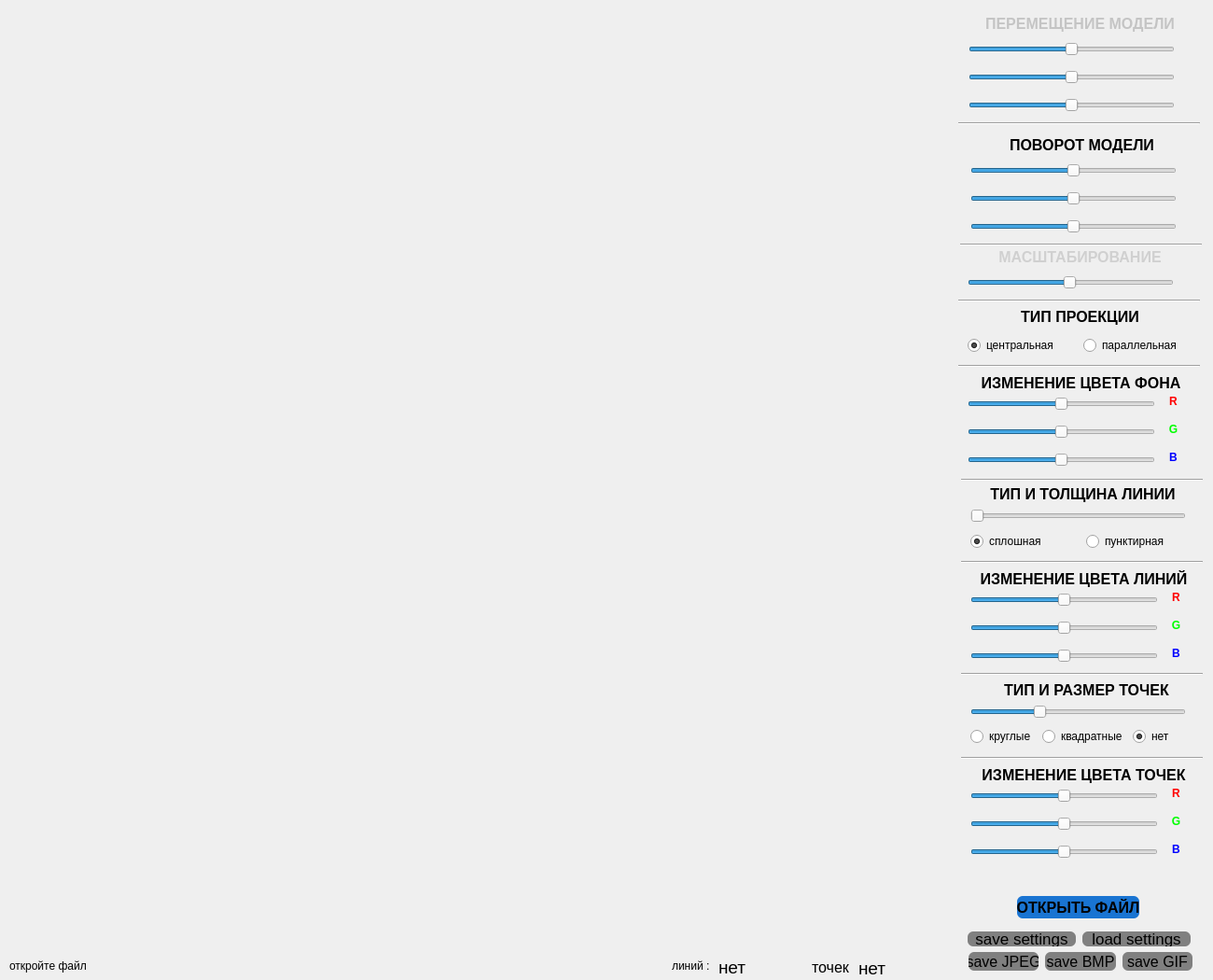
<?xml version="1.0" encoding="UTF-8"?>
<ui version="4.0">
 <class>Viewer</class>
 <widget class="QMainWindow" name="Viewer">
  <property name="geometry">
   <rect>
    <x>0</x>
    <y>0</y>
    <width>1300</width>
    <height>1050</height>
   </rect>
  </property>
  <property name="minimumSize">
   <size>
    <width>1300</width>
    <height>1050</height>
   </size>
  </property>
  <property name="maximumSize">
   <size>
    <width>1300</width>
    <height>1050</height>
   </size>
  </property>
  <property name="font">
   <font>
    <bold>false</bold>
   </font>
  </property>
  <property name="mouseTracking">
   <bool>false</bool>
  </property>
  <property name="windowTitle">
   <string>3DViewer 2.0</string>
  </property>
  <property name="styleSheet">
   <string notr="true"/>
  </property>
  <widget class="QWidget" name="centralwidget">
   <widget class="MyOpenGLWidget" name="widget" native="true">
    <property name="geometry">
     <rect>
      <x>10</x>
      <y>10</y>
      <width>1010</width>
      <height>1010</height>
     </rect>
    </property>
    <property name="sizePolicy">
     <sizepolicy hsizetype="Preferred" vsizetype="Preferred">
      <horstretch>0</horstretch>
      <verstretch>0</verstretch>
     </sizepolicy>
    </property>
   </widget>
   <widget class="QSlider" name="horizontalSlider_MoveX">
    <property name="geometry">
     <rect>
      <x>1038</x>
      <y>40</y>
      <width>221</width>
      <height>25</height>
     </rect>
    </property>
    <property name="minimum">
     <number>0</number>
    </property>
    <property name="maximum">
     <number>100</number>
    </property>
    <property name="singleStep">
     <number>5</number>
    </property>
    <property name="value">
     <number>50</number>
    </property>
    <property name="orientation">
     <enum>Qt::Horizontal</enum>
    </property>
   </widget>
   <widget class="QSlider" name="horizontalSlider_MoveY">
    <property name="geometry">
     <rect>
      <x>1038</x>
      <y>70</y>
      <width>221</width>
      <height>25</height>
     </rect>
    </property>
    <property name="maximum">
     <number>100</number>
    </property>
    <property name="value">
     <number>50</number>
    </property>
    <property name="orientation">
     <enum>Qt::Horizontal</enum>
    </property>
   </widget>
   <widget class="QSlider" name="horizontalSlider_RotateX">
    <property name="geometry">
     <rect>
      <x>1040</x>
      <y>170</y>
      <width>221</width>
      <height>25</height>
     </rect>
    </property>
    <property name="maximum">
     <number>360</number>
    </property>
    <property name="singleStep">
     <number>5</number>
    </property>
    <property name="value">
     <number>180</number>
    </property>
    <property name="orientation">
     <enum>Qt::Horizontal</enum>
    </property>
   </widget>
   <widget class="QSlider" name="horizontalSlider_MoveZ">
    <property name="geometry">
     <rect>
      <x>1038</x>
      <y>100</y>
      <width>221</width>
      <height>25</height>
     </rect>
    </property>
    <property name="maximum">
     <number>100</number>
    </property>
    <property name="singleStep">
     <number>5</number>
    </property>
    <property name="value">
     <number>50</number>
    </property>
    <property name="orientation">
     <enum>Qt::Horizontal</enum>
    </property>
   </widget>
   <widget class="QSlider" name="horizontalSlider_RotateZ">
    <property name="geometry">
     <rect>
      <x>1040</x>
      <y>230</y>
      <width>221</width>
      <height>25</height>
     </rect>
    </property>
    <property name="maximum">
     <number>360</number>
    </property>
    <property name="singleStep">
     <number>5</number>
    </property>
    <property name="value">
     <number>180</number>
    </property>
    <property name="orientation">
     <enum>Qt::Horizontal</enum>
    </property>
   </widget>
   <widget class="QSlider" name="horizontalSlider_RotateY">
    <property name="geometry">
     <rect>
      <x>1040</x>
      <y>200</y>
      <width>221</width>
      <height>25</height>
     </rect>
    </property>
    <property name="maximum">
     <number>360</number>
    </property>
    <property name="singleStep">
     <number>5</number>
    </property>
    <property name="value">
     <number>180</number>
    </property>
    <property name="orientation">
     <enum>Qt::Horizontal</enum>
    </property>
   </widget>
   <widget class="QSlider" name="horizontalSlider_Scale">
    <property name="geometry">
     <rect>
      <x>1037</x>
      <y>290</y>
      <width>221</width>
      <height>25</height>
     </rect>
    </property>
    <property name="minimum">
     <number>1</number>
    </property>
    <property name="maximum">
     <number>200</number>
    </property>
    <property name="singleStep">
     <number>1</number>
    </property>
    <property name="pageStep">
     <number>10</number>
    </property>
    <property name="value">
     <number>100</number>
    </property>
    <property name="sliderPosition">
     <number>100</number>
    </property>
    <property name="orientation">
     <enum>Qt::Horizontal</enum>
    </property>
   </widget>
   <widget class="QLabel" name="label_Move">
    <property name="geometry">
     <rect>
      <x>1037</x>
      <y>10</y>
      <width>241</width>
      <height>31</height>
     </rect>
    </property>
    <property name="text">
     <string>&lt;html&gt;&lt;head/&gt;&lt;body&gt;&lt;p align=&quot;center&quot;&gt;&lt;span style=&quot; font-size:12pt; font-weight:700; color:#c4c4c4;&quot;&gt;ПЕРЕМЕЩЕНИЕ МОДЕЛИ&lt;/span&gt;&lt;/p&gt;&lt;/body&gt;&lt;/html&gt;</string>
    </property>
   </widget>
   <widget class="QLabel" name="label_Rotate">
    <property name="geometry">
     <rect>
      <x>1039</x>
      <y>140</y>
      <width>241</width>
      <height>31</height>
     </rect>
    </property>
    <property name="text">
     <string>&lt;html&gt;&lt;head/&gt;&lt;body&gt;&lt;p align=&quot;center&quot;&gt;&lt;span style=&quot; font-size:12pt; font-weight:700;&quot;&gt;ПОВОРОТ МОДЕЛИ&lt;/span&gt;&lt;/p&gt;&lt;/body&gt;&lt;/html&gt;</string>
    </property>
   </widget>
   <widget class="QLabel" name="label_Scale">
    <property name="geometry">
     <rect>
      <x>1037</x>
      <y>260</y>
      <width>241</width>
      <height>31</height>
     </rect>
    </property>
    <property name="text">
     <string>&lt;html&gt;&lt;head/&gt;&lt;body&gt;&lt;p align=&quot;center&quot;&gt;&lt;span style=&quot; font-size:12pt; font-weight:700; color:#d0d0d0;&quot;&gt;МАСШТАБИРОВАНИЕ&lt;/span&gt;&lt;/p&gt;&lt;/body&gt;&lt;/html&gt;</string>
    </property>
   </widget>
   <widget class="QLabel" name="label_Scale_2">
    <property name="geometry">
     <rect>
      <x>1038</x>
      <y>395</y>
      <width>241</width>
      <height>31</height>
     </rect>
    </property>
    <property name="text">
     <string>&lt;html&gt;&lt;head/&gt;&lt;body&gt;&lt;p align=&quot;center&quot;&gt;&lt;span style=&quot; font-size:12pt; font-weight:700;&quot;&gt;ИЗМЕНЕНИЕ ЦВЕТА ФОНА&lt;/span&gt;&lt;/p&gt;&lt;/body&gt;&lt;/html&gt;</string>
    </property>
   </widget>
   <widget class="QLabel" name="label_Scale_3">
    <property name="geometry">
     <rect>
      <x>1247</x>
      <y>420</y>
      <width>21</width>
      <height>21</height>
     </rect>
    </property>
    <property name="styleSheet">
     <string notr="true">color: rgb(255, 0, 0);</string>
    </property>
    <property name="text">
     <string>&lt;html&gt;&lt;head/&gt;&lt;body&gt;&lt;p align=&quot;center&quot;&gt;&lt;span style=&quot; font-weight:700;&quot;&gt;R&lt;/span&gt;&lt;/p&gt;&lt;/body&gt;&lt;/html&gt;</string>
    </property>
   </widget>
   <widget class="QLabel" name="label_Scale_4">
    <property name="geometry">
     <rect>
      <x>1247</x>
      <y>450</y>
      <width>21</width>
      <height>21</height>
     </rect>
    </property>
    <property name="styleSheet">
     <string notr="true">color: rgb(0, 255, 0);</string>
    </property>
    <property name="text">
     <string>&lt;html&gt;&lt;head/&gt;&lt;body&gt;&lt;p align=&quot;center&quot;&gt;&lt;span style=&quot; font-weight:700;&quot;&gt;G&lt;/span&gt;&lt;/p&gt;&lt;/body&gt;&lt;/html&gt;</string>
    </property>
   </widget>
   <widget class="QLabel" name="label_Scale_5">
    <property name="geometry">
     <rect>
      <x>1247</x>
      <y>480</y>
      <width>21</width>
      <height>21</height>
     </rect>
    </property>
    <property name="styleSheet">
     <string notr="true">color: rgb(0, 0, 255);</string>
    </property>
    <property name="text">
     <string>&lt;html&gt;&lt;head/&gt;&lt;body&gt;&lt;p align=&quot;center&quot;&gt;&lt;span style=&quot; font-weight:700;&quot;&gt;B&lt;/span&gt;&lt;/p&gt;&lt;/body&gt;&lt;/html&gt;</string>
    </property>
   </widget>
   <widget class="Line" name="line_4">
    <property name="geometry">
     <rect>
      <x>1027</x>
      <y>130</y>
      <width>259</width>
      <height>5</height>
     </rect>
    </property>
    <property name="orientation">
     <enum>Qt::Horizontal</enum>
    </property>
   </widget>
   <widget class="Line" name="line_5">
    <property name="geometry">
     <rect>
      <x>1029</x>
      <y>260</y>
      <width>259</width>
      <height>5</height>
     </rect>
    </property>
    <property name="orientation">
     <enum>Qt::Horizontal</enum>
    </property>
   </widget>
   <widget class="Line" name="line_6">
    <property name="geometry">
     <rect>
      <x>1027</x>
      <y>320</y>
      <width>259</width>
      <height>5</height>
     </rect>
    </property>
    <property name="orientation">
     <enum>Qt::Horizontal</enum>
    </property>
   </widget>
   <widget class="Line" name="line_10">
    <property name="geometry">
     <rect>
      <x>1027</x>
      <y>390</y>
      <width>259</width>
      <height>5</height>
     </rect>
    </property>
    <property name="minimumSize">
     <size>
      <width>259</width>
      <height>0</height>
     </size>
    </property>
    <property name="orientation">
     <enum>Qt::Horizontal</enum>
    </property>
   </widget>
   <widget class="QPushButton" name="pushButton_File">
    <property name="geometry">
     <rect>
      <x>1090</x>
      <y>960</y>
      <width>131</width>
      <height>24</height>
     </rect>
    </property>
    <property name="font">
     <font>
      <pointsize>12</pointsize>
      <bold>true</bold>
     </font>
    </property>
    <property name="styleSheet">
     <string notr="true">QPushButton {
	background: rgb(25, 116, 210);
	
	border-radius: 6px;
}</string>
    </property>
    <property name="text">
     <string>ОТКРЫТЬ ФАЙЛ</string>
    </property>
   </widget>
   <widget class="QLabel" name="label_2">
    <property name="geometry">
     <rect>
      <x>1037</x>
      <y>330</y>
      <width>241</width>
      <height>20</height>
     </rect>
    </property>
    <property name="text">
     <string>&lt;html&gt;&lt;head/&gt;&lt;body&gt;&lt;p align=&quot;center&quot;&gt;&lt;span style=&quot; font-size:12pt; font-weight:700;&quot;&gt;ТИП ПРОЕКЦИИ&lt;/span&gt;&lt;/p&gt;&lt;/body&gt;&lt;/html&gt;</string>
    </property>
    <property name="alignment">
     <set>Qt::AlignCenter</set>
    </property>
   </widget>
   <widget class="QLabel" name="label_3">
    <property name="geometry">
     <rect>
      <x>1040</x>
      <y>520</y>
      <width>241</width>
      <height>20</height>
     </rect>
    </property>
    <property name="text">
     <string>&lt;html&gt;&lt;head/&gt;&lt;body&gt;&lt;p align=&quot;center&quot;&gt;&lt;span style=&quot; font-size:12pt; font-weight:700;&quot;&gt;ТИП И ТОЛЩИНА ЛИНИИ&lt;/span&gt;&lt;/p&gt;&lt;/body&gt;&lt;/html&gt;</string>
    </property>
    <property name="alignment">
     <set>Qt::AlignCenter</set>
    </property>
   </widget>
   <widget class="QLabel" name="label_5">
    <property name="geometry">
     <rect>
      <x>1044</x>
      <y>730</y>
      <width>241</width>
      <height>20</height>
     </rect>
    </property>
    <property name="text">
     <string>&lt;html&gt;&lt;head/&gt;&lt;body&gt;&lt;p align=&quot;center&quot;&gt;&lt;span style=&quot; font-size:12pt; font-weight:700;&quot;&gt;ТИП И РАЗМЕР ТОЧЕК&lt;/span&gt;&lt;/p&gt;&lt;/body&gt;&lt;/html&gt;</string>
    </property>
    <property name="alignment">
     <set>Qt::AlignCenter</set>
    </property>
   </widget>
   <widget class="Line" name="line_14">
    <property name="geometry">
     <rect>
      <x>1030</x>
      <y>512</y>
      <width>259</width>
      <height>5</height>
     </rect>
    </property>
    <property name="minimumSize">
     <size>
      <width>259</width>
      <height>0</height>
     </size>
    </property>
    <property name="orientation">
     <enum>Qt::Horizontal</enum>
    </property>
   </widget>
   <widget class="Line" name="line_16">
    <property name="geometry">
     <rect>
      <x>1030</x>
      <y>720</y>
      <width>259</width>
      <height>5</height>
     </rect>
    </property>
    <property name="minimumSize">
     <size>
      <width>259</width>
      <height>0</height>
     </size>
    </property>
    <property name="orientation">
     <enum>Qt::Horizontal</enum>
    </property>
   </widget>
   <widget class="QWidget" name="layoutWidget">
    <property name="geometry">
     <rect>
      <x>1040</x>
      <y>570</y>
      <width>241</width>
      <height>20</height>
     </rect>
    </property>
    <layout class="QHBoxLayout" name="horizontalLayout_4">
     <item>
      <widget class="QRadioButton" name="radioButton_Line_Solid">
       <property name="text">
        <string>сплошная</string>
       </property>
       <property name="checked">
        <bool>true</bool>
       </property>
      </widget>
     </item>
     <item>
      <widget class="QRadioButton" name="radioButton_LineStipple">
       <property name="sizePolicy">
        <sizepolicy hsizetype="Minimum" vsizetype="Fixed">
         <horstretch>0</horstretch>
         <verstretch>0</verstretch>
        </sizepolicy>
       </property>
       <property name="text">
        <string>пунктирная</string>
       </property>
      </widget>
     </item>
    </layout>
   </widget>
   <widget class="QWidget" name="layoutWidget">
    <property name="geometry">
     <rect>
      <x>1040</x>
      <y>779</y>
      <width>244</width>
      <height>20</height>
     </rect>
    </property>
    <layout class="QHBoxLayout" name="horizontalLayout_5">
     <item>
      <widget class="QRadioButton" name="radioButton_Vert_Crcl">
       <property name="text">
        <string>круглые</string>
       </property>
       <property name="checked">
        <bool>false</bool>
       </property>
      </widget>
     </item>
     <item>
      <widget class="QRadioButton" name="radioButton_Vert_Sqr">
       <property name="text">
        <string>квадратные</string>
       </property>
      </widget>
     </item>
     <item>
      <widget class="QRadioButton" name="radioButton_Vert_No">
       <property name="text">
        <string>нет</string>
       </property>
       <property name="checked">
        <bool>true</bool>
       </property>
      </widget>
     </item>
    </layout>
   </widget>
   <widget class="QWidget" name="layoutWidget">
    <property name="geometry">
     <rect>
      <x>1037</x>
      <y>360</y>
      <width>241</width>
      <height>20</height>
     </rect>
    </property>
    <layout class="QHBoxLayout" name="horizontalLayout_6">
     <item>
      <widget class="QRadioButton" name="radioButton_Central">
       <property name="text">
        <string>центральная</string>
       </property>
       <property name="checked">
        <bool>true</bool>
       </property>
      </widget>
     </item>
     <item>
      <widget class="QRadioButton" name="radioButton_Parallel">
       <property name="text">
        <string>параллельная</string>
       </property>
      </widget>
     </item>
    </layout>
   </widget>
   <widget class="QSlider" name="back_Red">
    <property name="geometry">
     <rect>
      <x>1037</x>
      <y>420</y>
      <width>201</width>
      <height>25</height>
     </rect>
    </property>
    <property name="maximum">
     <number>255</number>
    </property>
    <property name="pageStep">
     <number>5</number>
    </property>
    <property name="value">
     <number>127</number>
    </property>
    <property name="sliderPosition">
     <number>127</number>
    </property>
    <property name="orientation">
     <enum>Qt::Horizontal</enum>
    </property>
   </widget>
   <widget class="QSlider" name="back_Green">
    <property name="geometry">
     <rect>
      <x>1037</x>
      <y>450</y>
      <width>201</width>
      <height>25</height>
     </rect>
    </property>
    <property name="maximum">
     <number>255</number>
    </property>
    <property name="pageStep">
     <number>5</number>
    </property>
    <property name="value">
     <number>127</number>
    </property>
    <property name="sliderPosition">
     <number>127</number>
    </property>
    <property name="orientation">
     <enum>Qt::Horizontal</enum>
    </property>
   </widget>
   <widget class="QSlider" name="back_Blue">
    <property name="geometry">
     <rect>
      <x>1037</x>
      <y>480</y>
      <width>201</width>
      <height>25</height>
     </rect>
    </property>
    <property name="maximum">
     <number>255</number>
    </property>
    <property name="pageStep">
     <number>5</number>
    </property>
    <property name="value">
     <number>127</number>
    </property>
    <property name="sliderPosition">
     <number>127</number>
    </property>
    <property name="orientation">
     <enum>Qt::Horizontal</enum>
    </property>
   </widget>
   <widget class="QSlider" name="horizontalSlider_pxLine">
    <property name="geometry">
     <rect>
      <x>1040</x>
      <y>540</y>
      <width>231</width>
      <height>25</height>
     </rect>
    </property>
    <property name="minimum">
     <number>1</number>
    </property>
    <property name="maximum">
     <number>30</number>
    </property>
    <property name="pageStep">
     <number>5</number>
    </property>
    <property name="sliderPosition">
     <number>1</number>
    </property>
    <property name="orientation">
     <enum>Qt::Horizontal</enum>
    </property>
   </widget>
   <widget class="QSlider" name="horizontalSlider_pxVert">
    <property name="geometry">
     <rect>
      <x>1040</x>
      <y>750</y>
      <width>231</width>
      <height>25</height>
     </rect>
    </property>
    <property name="minimum">
     <number>1</number>
    </property>
    <property name="maximum">
     <number>30</number>
    </property>
    <property name="pageStep">
     <number>5</number>
    </property>
    <property name="sliderPosition">
     <number>10</number>
    </property>
    <property name="orientation">
     <enum>Qt::Horizontal</enum>
    </property>
   </widget>
   <widget class="QPushButton" name="pushButton_jpeg">
    <property name="geometry">
     <rect>
      <x>1038</x>
      <y>1020</y>
      <width>75</width>
      <height>20</height>
     </rect>
    </property>
    <property name="font">
     <font>
      <pointsize>12</pointsize>
      <bold>false</bold>
     </font>
    </property>
    <property name="styleSheet">
     <string notr="true">QPushButton {
	background: gray;
	
	border-radius: 6px;
}</string>
    </property>
    <property name="text">
     <string>save JPEG</string>
    </property>
   </widget>
   <widget class="QPushButton" name="pushButton_bmp">
    <property name="geometry">
     <rect>
      <x>1120</x>
      <y>1020</y>
      <width>76</width>
      <height>20</height>
     </rect>
    </property>
    <property name="font">
     <font>
      <pointsize>12</pointsize>
      <bold>false</bold>
     </font>
    </property>
    <property name="styleSheet">
     <string notr="true">QPushButton {
	background: gray;
	
	border-radius: 6px;
}</string>
    </property>
    <property name="text">
     <string>save BMP</string>
    </property>
   </widget>
   <widget class="QPushButton" name="pushButton_gif">
    <property name="geometry">
     <rect>
      <x>1203</x>
      <y>1020</y>
      <width>75</width>
      <height>20</height>
     </rect>
    </property>
    <property name="font">
     <font>
      <pointsize>12</pointsize>
      <bold>false</bold>
     </font>
    </property>
    <property name="styleSheet">
     <string notr="true">QPushButton {
	background: grey;
	
	border-radius: 6px;
}</string>
    </property>
    <property name="text">
     <string>save GIF</string>
    </property>
   </widget>
   <widget class="QPushButton" name="pushButton_save">
    <property name="geometry">
     <rect>
      <x>1037</x>
      <y>998</y>
      <width>116</width>
      <height>16</height>
     </rect>
    </property>
    <property name="sizePolicy">
     <sizepolicy hsizetype="Fixed" vsizetype="Fixed">
      <horstretch>0</horstretch>
      <verstretch>0</verstretch>
     </sizepolicy>
    </property>
    <property name="font">
     <font>
      <pointsize>13</pointsize>
      <bold>false</bold>
     </font>
    </property>
    <property name="styleSheet">
     <string notr="true">QPushButton {
	background: grey;
	
	border-radius: 6px;
}</string>
    </property>
    <property name="text">
     <string>save settings</string>
    </property>
   </widget>
   <widget class="QPushButton" name="pushButton_load">
    <property name="geometry">
     <rect>
      <x>1160</x>
      <y>998</y>
      <width>116</width>
      <height>16</height>
     </rect>
    </property>
    <property name="sizePolicy">
     <sizepolicy hsizetype="Fixed" vsizetype="Fixed">
      <horstretch>0</horstretch>
      <verstretch>0</verstretch>
     </sizepolicy>
    </property>
    <property name="font">
     <font>
      <pointsize>13</pointsize>
      <bold>false</bold>
     </font>
    </property>
    <property name="styleSheet">
     <string notr="true">QPushButton {
	background: grey;
	
	border-radius: 6px;
}</string>
    </property>
    <property name="text">
     <string>load settings</string>
    </property>
   </widget>
   <widget class="QSlider" name="line_Blue">
    <property name="geometry">
     <rect>
      <x>1040</x>
      <y>690</y>
      <width>201</width>
      <height>25</height>
     </rect>
    </property>
    <property name="maximum">
     <number>255</number>
    </property>
    <property name="pageStep">
     <number>5</number>
    </property>
    <property name="value">
     <number>127</number>
    </property>
    <property name="sliderPosition">
     <number>127</number>
    </property>
    <property name="orientation">
     <enum>Qt::Horizontal</enum>
    </property>
   </widget>
   <widget class="QLabel" name="label_Scale_6">
    <property name="geometry">
     <rect>
      <x>1250</x>
      <y>630</y>
      <width>21</width>
      <height>21</height>
     </rect>
    </property>
    <property name="styleSheet">
     <string notr="true">color: rgb(255, 0, 0);</string>
    </property>
    <property name="text">
     <string>&lt;html&gt;&lt;head/&gt;&lt;body&gt;&lt;p align=&quot;center&quot;&gt;&lt;span style=&quot; font-weight:700;&quot;&gt;R&lt;/span&gt;&lt;/p&gt;&lt;/body&gt;&lt;/html&gt;</string>
    </property>
   </widget>
   <widget class="Line" name="line_11">
    <property name="geometry">
     <rect>
      <x>1030</x>
      <y>600</y>
      <width>259</width>
      <height>5</height>
     </rect>
    </property>
    <property name="minimumSize">
     <size>
      <width>259</width>
      <height>0</height>
     </size>
    </property>
    <property name="orientation">
     <enum>Qt::Horizontal</enum>
    </property>
   </widget>
   <widget class="QSlider" name="line_Green">
    <property name="geometry">
     <rect>
      <x>1040</x>
      <y>660</y>
      <width>201</width>
      <height>25</height>
     </rect>
    </property>
    <property name="maximum">
     <number>255</number>
    </property>
    <property name="pageStep">
     <number>5</number>
    </property>
    <property name="value">
     <number>127</number>
    </property>
    <property name="sliderPosition">
     <number>127</number>
    </property>
    <property name="orientation">
     <enum>Qt::Horizontal</enum>
    </property>
   </widget>
   <widget class="QSlider" name="line_Red">
    <property name="geometry">
     <rect>
      <x>1040</x>
      <y>630</y>
      <width>201</width>
      <height>25</height>
     </rect>
    </property>
    <property name="maximum">
     <number>255</number>
    </property>
    <property name="pageStep">
     <number>5</number>
    </property>
    <property name="value">
     <number>127</number>
    </property>
    <property name="sliderPosition">
     <number>127</number>
    </property>
    <property name="orientation">
     <enum>Qt::Horizontal</enum>
    </property>
   </widget>
   <widget class="QLabel" name="label_Scale_7">
    <property name="geometry">
     <rect>
      <x>1041</x>
      <y>605</y>
      <width>241</width>
      <height>31</height>
     </rect>
    </property>
    <property name="text">
     <string>&lt;html&gt;&lt;head/&gt;&lt;body&gt;&lt;p align=&quot;center&quot;&gt;&lt;span style=&quot; font-size:12pt; font-weight:700;&quot;&gt;ИЗМЕНЕНИЕ ЦВЕТА ЛИНИЙ&lt;/span&gt;&lt;/p&gt;&lt;/body&gt;&lt;/html&gt;</string>
    </property>
   </widget>
   <widget class="QLabel" name="label_Scale_8">
    <property name="geometry">
     <rect>
      <x>1250</x>
      <y>690</y>
      <width>21</width>
      <height>21</height>
     </rect>
    </property>
    <property name="styleSheet">
     <string notr="true">color: rgb(0, 0, 255);</string>
    </property>
    <property name="text">
     <string>&lt;html&gt;&lt;head/&gt;&lt;body&gt;&lt;p align=&quot;center&quot;&gt;&lt;span style=&quot; font-weight:700;&quot;&gt;B&lt;/span&gt;&lt;/p&gt;&lt;/body&gt;&lt;/html&gt;</string>
    </property>
   </widget>
   <widget class="QLabel" name="label_Scale_9">
    <property name="geometry">
     <rect>
      <x>1250</x>
      <y>660</y>
      <width>21</width>
      <height>21</height>
     </rect>
    </property>
    <property name="styleSheet">
     <string notr="true">color: rgb(0, 255, 0);</string>
    </property>
    <property name="text">
     <string>&lt;html&gt;&lt;head/&gt;&lt;body&gt;&lt;p align=&quot;center&quot;&gt;&lt;span style=&quot; font-weight:700;&quot;&gt;G&lt;/span&gt;&lt;/p&gt;&lt;/body&gt;&lt;/html&gt;</string>
    </property>
   </widget>
   <widget class="QLabel" name="label_Scale_10">
    <property name="geometry">
     <rect>
      <x>1250</x>
      <y>870</y>
      <width>21</width>
      <height>21</height>
     </rect>
    </property>
    <property name="styleSheet">
     <string notr="true">color: rgb(0, 255, 0);</string>
    </property>
    <property name="text">
     <string>&lt;html&gt;&lt;head/&gt;&lt;body&gt;&lt;p align=&quot;center&quot;&gt;&lt;span style=&quot; font-weight:700;&quot;&gt;G&lt;/span&gt;&lt;/p&gt;&lt;/body&gt;&lt;/html&gt;</string>
    </property>
   </widget>
   <widget class="QLabel" name="label_Scale_11">
    <property name="geometry">
     <rect>
      <x>1041</x>
      <y>815</y>
      <width>241</width>
      <height>31</height>
     </rect>
    </property>
    <property name="text">
     <string>&lt;html&gt;&lt;head/&gt;&lt;body&gt;&lt;p align=&quot;center&quot;&gt;&lt;span style=&quot; font-size:12pt; font-weight:700;&quot;&gt;ИЗМЕНЕНИЕ ЦВЕТА ТОЧЕК&lt;/span&gt;&lt;/p&gt;&lt;/body&gt;&lt;/html&gt;</string>
    </property>
   </widget>
   <widget class="QSlider" name="point_Green">
    <property name="geometry">
     <rect>
      <x>1040</x>
      <y>870</y>
      <width>201</width>
      <height>25</height>
     </rect>
    </property>
    <property name="maximum">
     <number>255</number>
    </property>
    <property name="pageStep">
     <number>5</number>
    </property>
    <property name="value">
     <number>127</number>
    </property>
    <property name="sliderPosition">
     <number>127</number>
    </property>
    <property name="orientation">
     <enum>Qt::Horizontal</enum>
    </property>
   </widget>
   <widget class="QSlider" name="point_Blue">
    <property name="geometry">
     <rect>
      <x>1040</x>
      <y>900</y>
      <width>201</width>
      <height>25</height>
     </rect>
    </property>
    <property name="maximum">
     <number>255</number>
    </property>
    <property name="pageStep">
     <number>5</number>
    </property>
    <property name="value">
     <number>127</number>
    </property>
    <property name="sliderPosition">
     <number>127</number>
    </property>
    <property name="orientation">
     <enum>Qt::Horizontal</enum>
    </property>
   </widget>
   <widget class="QLabel" name="label_Scale_12">
    <property name="geometry">
     <rect>
      <x>1250</x>
      <y>840</y>
      <width>21</width>
      <height>21</height>
     </rect>
    </property>
    <property name="styleSheet">
     <string notr="true">color: rgb(255, 0, 0);</string>
    </property>
    <property name="text">
     <string>&lt;html&gt;&lt;head/&gt;&lt;body&gt;&lt;p align=&quot;center&quot;&gt;&lt;span style=&quot; font-weight:700;&quot;&gt;R&lt;/span&gt;&lt;/p&gt;&lt;/body&gt;&lt;/html&gt;</string>
    </property>
   </widget>
   <widget class="QLabel" name="label_Scale_13">
    <property name="geometry">
     <rect>
      <x>1250</x>
      <y>900</y>
      <width>21</width>
      <height>21</height>
     </rect>
    </property>
    <property name="styleSheet">
     <string notr="true">color: rgb(0, 0, 255);</string>
    </property>
    <property name="text">
     <string>&lt;html&gt;&lt;head/&gt;&lt;body&gt;&lt;p align=&quot;center&quot;&gt;&lt;span style=&quot; font-weight:700;&quot;&gt;B&lt;/span&gt;&lt;/p&gt;&lt;/body&gt;&lt;/html&gt;</string>
    </property>
   </widget>
   <widget class="Line" name="line_12">
    <property name="geometry">
     <rect>
      <x>1030</x>
      <y>810</y>
      <width>259</width>
      <height>5</height>
     </rect>
    </property>
    <property name="minimumSize">
     <size>
      <width>259</width>
      <height>0</height>
     </size>
    </property>
    <property name="orientation">
     <enum>Qt::Horizontal</enum>
    </property>
   </widget>
   <widget class="QSlider" name="point_Red">
    <property name="geometry">
     <rect>
      <x>1040</x>
      <y>840</y>
      <width>201</width>
      <height>25</height>
     </rect>
    </property>
    <property name="maximum">
     <number>255</number>
    </property>
    <property name="pageStep">
     <number>5</number>
    </property>
    <property name="value">
     <number>127</number>
    </property>
    <property name="sliderPosition">
     <number>127</number>
    </property>
    <property name="orientation">
     <enum>Qt::Horizontal</enum>
    </property>
   </widget>
   <widget class="QLabel" name="label">
    <property name="geometry">
     <rect>
      <x>10</x>
      <y>1025</y>
      <width>381</width>
      <height>20</height>
     </rect>
    </property>
    <property name="font">
     <font>
      <bold>false</bold>
      <kerning>true</kerning>
     </font>
    </property>
    <property name="text">
     <string>&lt;html&gt;&lt;head/&gt;&lt;body&gt;&lt;p&gt;откройте файл&lt;/p&gt;&lt;/body&gt;&lt;/html&gt;</string>
    </property>
    <property name="alignment">
     <set>Qt::AlignLeading|Qt::AlignLeft|Qt::AlignVCenter</set>
    </property>
    <property name="wordWrap">
     <bool>true</bool>
    </property>
   </widget>
   <widget class="QLabel" name="label_4">
    <property name="geometry">
     <rect>
      <x>720</x>
      <y>1025</y>
      <width>51</width>
      <height>20</height>
     </rect>
    </property>
    <property name="mouseTracking">
     <bool>true</bool>
    </property>
    <property name="text">
     <string>&lt;html&gt;&lt;head/&gt;&lt;body&gt;&lt;p&gt;линий :&lt;/p&gt;&lt;/body&gt;&lt;/html&gt;</string>
    </property>
   </widget>
   <widget class="QLabel" name="label_Lines_count">
    <property name="geometry">
     <rect>
      <x>770</x>
      <y>1025</y>
      <width>71</width>
      <height>20</height>
     </rect>
    </property>
    <property name="sizePolicy">
     <sizepolicy hsizetype="Preferred" vsizetype="Preferred">
      <horstretch>0</horstretch>
      <verstretch>0</verstretch>
     </sizepolicy>
    </property>
    <property name="text">
     <string>&lt;html&gt;&lt;head/&gt;&lt;body&gt;&lt;p&gt;&lt;span style=&quot; font-size:14pt;&quot;&gt;нет&lt;/span&gt;&lt;/p&gt;&lt;/body&gt;&lt;/html&gt;</string>
    </property>
    <property name="alignment">
     <set>Qt::AlignLeading|Qt::AlignLeft|Qt::AlignVCenter</set>
    </property>
    <property name="wordWrap">
     <bool>true</bool>
    </property>
   </widget>
   <widget class="QLabel" name="label_6">
    <property name="geometry">
     <rect>
      <x>870</x>
      <y>1027</y>
      <width>41</width>
      <height>20</height>
     </rect>
    </property>
    <property name="mouseTracking">
     <bool>true</bool>
    </property>
    <property name="text">
     <string>&lt;html&gt;&lt;head/&gt;&lt;body&gt;&lt;p&gt;&lt;span style=&quot; font-size:12pt;&quot;&gt;точек :&lt;/span&gt;&lt;/p&gt;&lt;/body&gt;&lt;/html&gt;</string>
    </property>
   </widget>
   <widget class="QLabel" name="label_vertex_count">
    <property name="geometry">
     <rect>
      <x>920</x>
      <y>1026</y>
      <width>61</width>
      <height>20</height>
     </rect>
    </property>
    <property name="text">
     <string>&lt;html&gt;&lt;head/&gt;&lt;body&gt;&lt;p&gt;&lt;span style=&quot; font-size:14pt;&quot;&gt;нет&lt;/span&gt;&lt;/p&gt;&lt;/body&gt;&lt;/html&gt;</string>
    </property>
    <property name="alignment">
     <set>Qt::AlignLeading|Qt::AlignLeft|Qt::AlignVCenter</set>
    </property>
    <property name="wordWrap">
     <bool>true</bool>
    </property>
   </widget>
   <widget class="QLabel" name="gif_label">
    <property name="geometry">
     <rect>
      <x>450</x>
      <y>1025</y>
      <width>221</width>
      <height>20</height>
     </rect>
    </property>
    <property name="text">
     <string/>
    </property>
   </widget>
  </widget>
  <action name="actionReally_exit">
   <property name="text">
    <string>Really exit</string>
   </property>
  </action>
 </widget>
 <customwidgets>
  <customwidget>
   <class>MyOpenGLWidget</class>
   <extends>QWidget</extends>
   <header location="global">myopenglwidget.h</header>
   <container>1</container>
  </customwidget>
 </customwidgets>
 <resources/>
 <connections/>
</ui>
